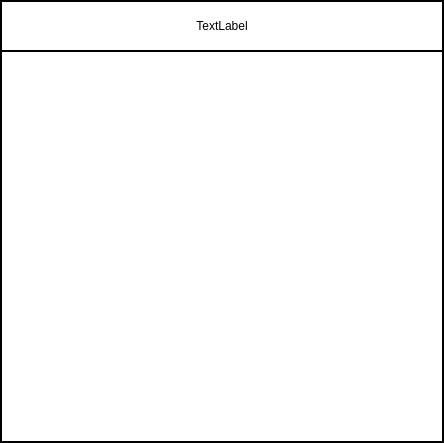
<?xml version="1.0" encoding="UTF-8"?>
<ui version="4.0">
 <class>subgraph</class>
 <widget class="QWidget" name="subgraph">
  <property name="geometry">
   <rect>
    <x>0</x>
    <y>0</y>
    <width>444</width>
    <height>443</height>
   </rect>
  </property>
  <property name="windowTitle">
   <string>Form</string>
  </property>
  <property name="styleSheet">
   <string notr="true">QWidget {
	background: white; 
}
#subgraph, #subgraph_label { 
	border: 2px solid black;
	border-radius: 0px;
}
</string>
  </property>
  <layout class="QVBoxLayout" name="verticalLayout">
   <property name="spacing">
    <number>0</number>
   </property>
   <property name="leftMargin">
    <number>2</number>
   </property>
   <property name="topMargin">
    <number>2</number>
   </property>
   <property name="rightMargin">
    <number>2</number>
   </property>
   <property name="bottomMargin">
    <number>2</number>
   </property>
   <item>
    <widget class="QWidget" name="subgraph_label" native="true">
     <property name="maximumSize">
      <size>
       <width>16777215</width>
       <height>50</height>
      </size>
     </property>
     <layout class="QVBoxLayout" name="verticalLayout_2">
      <property name="spacing">
       <number>0</number>
      </property>
      <property name="leftMargin">
       <number>0</number>
      </property>
      <property name="topMargin">
       <number>0</number>
      </property>
      <property name="rightMargin">
       <number>0</number>
      </property>
      <property name="bottomMargin">
       <number>2</number>
      </property>
      <item>
       <widget class="QLabel" name="subgraph_label_text">
        <property name="minimumSize">
         <size>
          <width>0</width>
          <height>0</height>
         </size>
        </property>
        <property name="maximumSize">
         <size>
          <width>16777215</width>
          <height>16777215</height>
         </size>
        </property>
        <property name="text">
         <string>TextLabel</string>
        </property>
        <property name="alignment">
         <set>Qt::AlignCenter</set>
        </property>
       </widget>
      </item>
     </layout>
    </widget>
   </item>
   <item>
    <widget class="QWidget" name="content" native="true"/>
   </item>
  </layout>
 </widget>
 <resources/>
 <connections/>
</ui>
